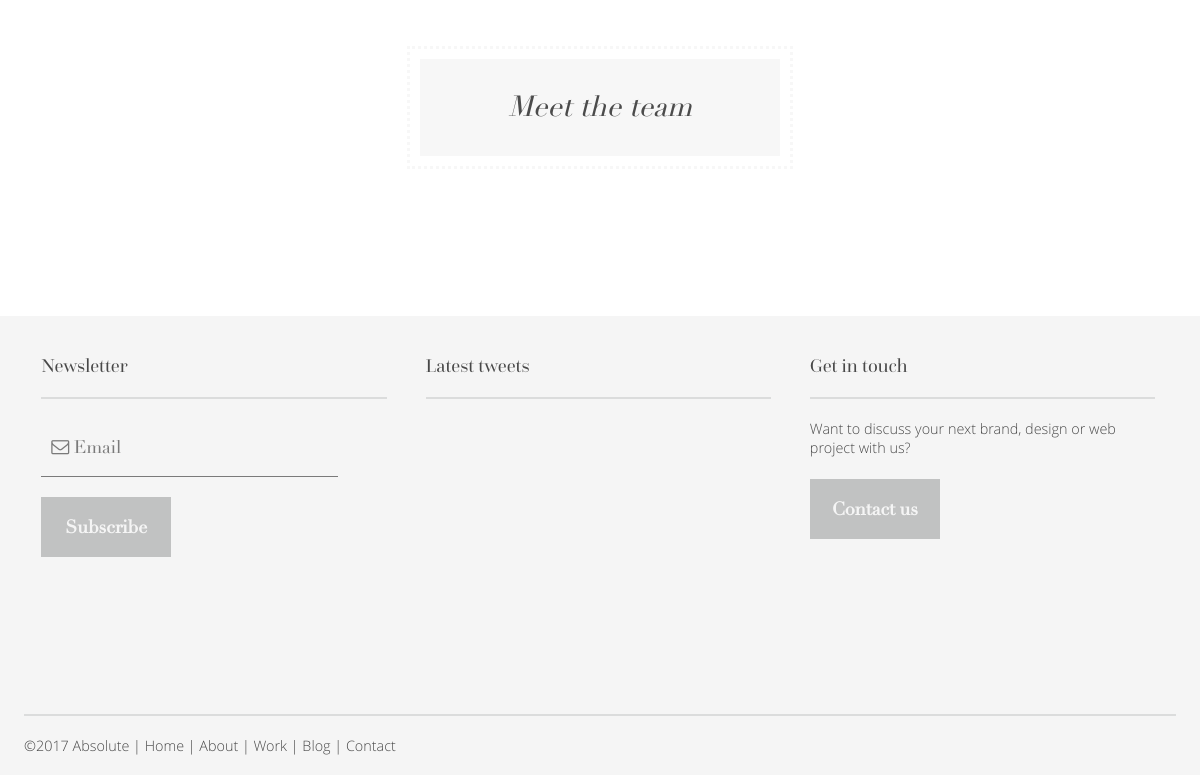
/about.php (lower part), run on an earlier commit of the app's database.
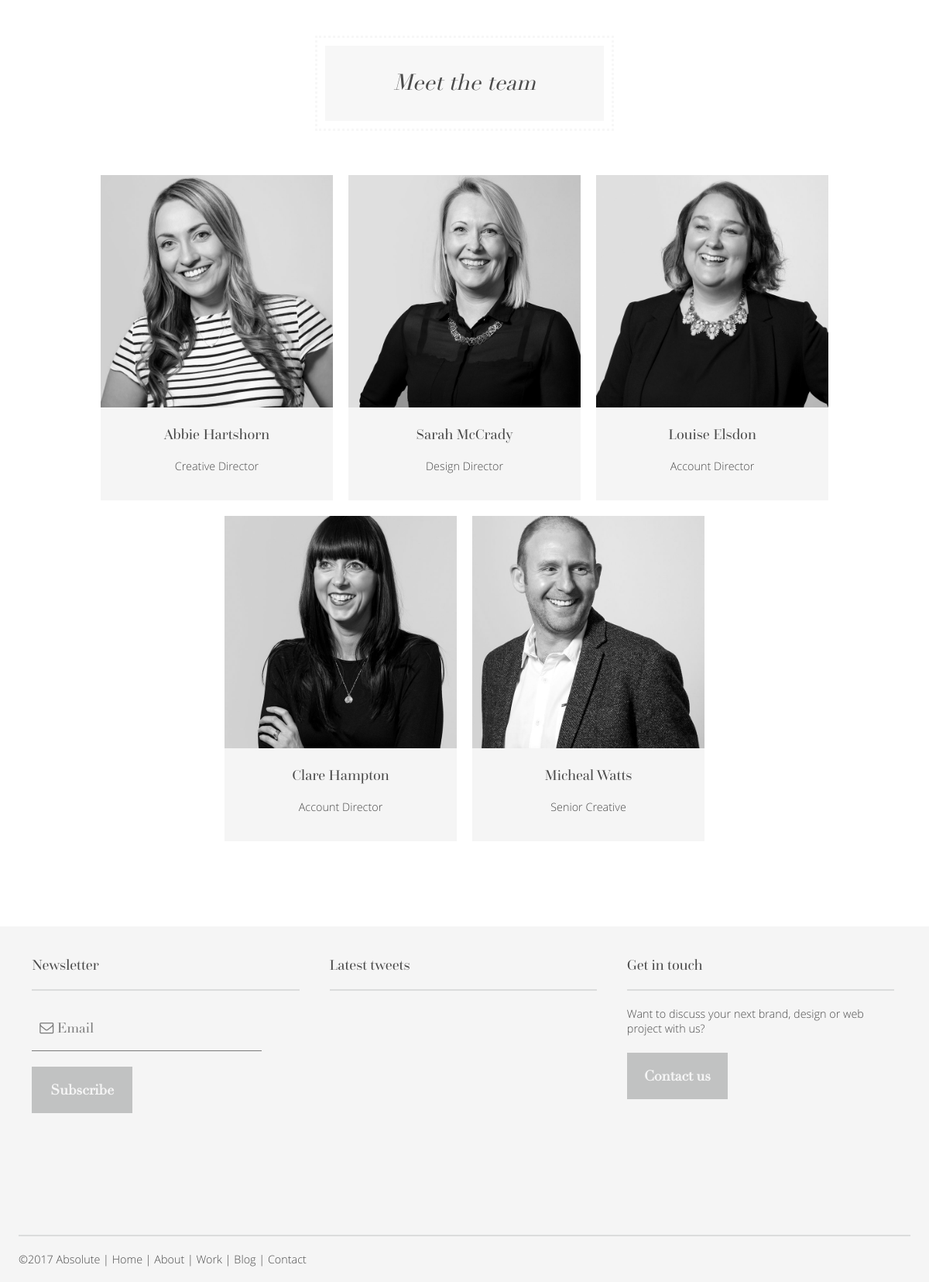
And on a later commit of the database.
### tables this page shows
CREATE TABLE `team` (
  `id` int(11) NOT NULL,
  `name` varchar(50) NOT NULL,
  `position` varchar(50) NOT NULL,
  `image` varchar(50) NOT NULL,
  `twitter` varchar(50) NOT NULL DEFAULT 'https://twitter.com/absolute_hello',
  `instagram` varchar(50) NOT NULL DEFAULT 'https://www.instagram.com/absolute_agency/'
);

### about.php (the view, shortened to what this page needs)
<?php
    include_once "header.php";
?>
    <div class="scrolling-content">
        <div id="team" class="team-section">
            <h3 class="dotted-border">Meet the team</h3>
            <?php
            $sql = "SELECT * FROM team ORDER BY id ASC";
            $result = mysqli_query($dbconnect, $sql);
            while($row = mysqli_fetch_array($result)){
            echo "<div class='team-container'>";
            echo "<div class='team-image' style='background: url(" . $row["image"] . ") center no-repeat; background-size: cover;'></div><br>";
            echo "<h4>" . $row["name"] . "</h4>";
            echo "<p>" . $row["position"] . "</p><br>";
            echo "</div>";
            }
            ?> </div>
        <?php include_once "footer.php"; ?>

What changed in the data, as far as the page shows it:
added team: image (picture), name "Abbie Hartshorn", position "Creative Director"
added team: image (picture), name "Sarah McCrady", position "Design Director"
added team: image (picture), name "Louise Elsdon", position "Account Director"
added team: image (picture), name "Clare Hampton", position "Account Director"
added team: image (picture), name "Micheal Watts", position "Senior Creative"
